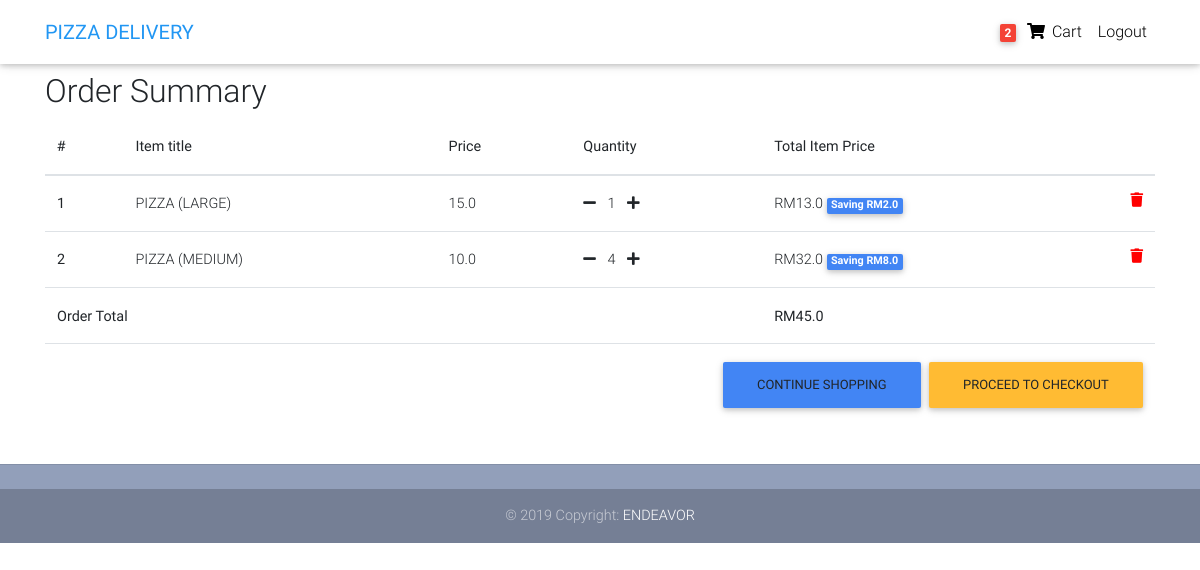
Page /order-summary/ (signed in) on the committed database.
### core/models.py (models this page shows, shortened)
class Order(models.Model):
    user = models.ForeignKey(settings.AUTH_USER_MODEL,
                             on_delete=models.CASCADE)
    ref_code = models.CharField(max_length=20, blank=True, null=True)
    items = models.ManyToManyField(OrderItem)
    start_date = models.DateTimeField(auto_now_add=True)
    ordered_date = models.DateTimeField()
    ordered = models.BooleanField(default=False)
    shipping_address = models.ForeignKey(
        'Address', related_name='shipping_address', on_delete=models.SET_NULL, blank=True, null=True)
    billing_address = models.ForeignKey(
        'Address', related_name='billing_address', on_delete=models.SET_NULL, blank=True, null=True)
    payment = models.ForeignKey(
        'Payment', on_delete=models.SET_NULL, blank=True, null=True)
    coupon = models.ForeignKey(
        'Coupon', on_delete=models.SET_NULL, blank=True, null=True)
    being_delivered = models.BooleanField(default=False)
    received = models.BooleanField(default=False)
    refund_requested = models.BooleanField(default=False)
    refund_granted = models.BooleanField(default=False)
    '''
    1. Item added to cart
    2. Adding a billing address
    (Failed checkout)
    3. Payment
    (Preprocessing, processing, packaging etc.)
    4. Being delivered
    5. Received
    6. Refunds
    '''
    def get_total(self):
        total = 0
        for order_item in self.items.all():
            total += order_item.get_final_price()
        if self.coupon:
            total -= self.coupon.amount
        return total

class OrderItem(models.Model):
    user = models.ForeignKey(settings.AUTH_USER_MODEL,
                             on_delete=models.CASCADE)
    ordered = models.BooleanField(default=False)
    item = models.ForeignKey(Item, on_delete=models.CASCADE)
    quantity = models.IntegerField(default=1)
    def get_total_item_price(self):
        return self.quantity * self.item.price
    def get_total_discount_item_price(self):
        return self.quantity * self.item.discount_price
    def get_amount_saved(self):
        return self.get_total_item_price() - self.get_total_discount_item_price()
    def get_final_price(self):
        if self.item.discount_price:
            return self.get_total_discount_item_price()
        return self.get_total_item_price()

class Item(models.Model):
    title = models.CharField(max_length=100)
    price = models.FloatField()
    discount_price = models.FloatField(blank=True, null=True)
    category = models.CharField(choices=CATEGORY_CHOICES, max_length=2)
    label = models.CharField(choices=LABEL_CHOICES, max_length=1)
    slug = models.SlugField()
    description = models.TextField()
    image = models.ImageField()

### core/views.py (the view)
# urls.py: path('order-summary/', OrderSummaryView.as_view(), name='order-summary'),
class OrderSummaryView(LoginRequiredMixin, View):
    def get(self, *args, **kwargs):
        try:
            order = Order.objects.get(user=self.request.user, ordered=False)
            context = {
                'object': order
            }
            return render(self.request, 'order_summary.html', context)
        except ObjectDoesNotExist:
            messages.warning(self.request, "You do not have an active order")
            return redirect("/")

### core/templatetags/cart_template_tags.py (called while the page is built)
@register.filter
def cart_item_count(user):
    if user.is_authenticated:
        qs = Order.objects.filter(user=user, ordered=False)
        if qs.exists():
            return qs[0].items.count()
    return 0

### templates/order_summary.html (shortened to what this page needs)
{% extends "base.html" %}
{% block content %}
<main>
    <div class="container">
        <div class="table-responsive text-nowrap">
            <h2>Order Summary</h2>
            <table class="table">
                <thead>
                    <tr>
                        <th scope="col">#</th>
                        <th scope="col">Item title</th>
                        <th scope="col">Price</th>
                        <th scope="col">Quantity</th>
                        <th scope="col">Total Item Price</th>
                    </tr>
                </thead>
                <tbody>
                    {% for order_item in object.items.all %}
                    <tr>
                        <th scope="row">{{ forloop.counter }}</th>
                        <td>{{ order_item.item.title }}</td>
                        <td>{{ order_item.item.price }}</td>
                        <td>
                            <a href="{% url 'core:remove-single-item-from-cart' order_item.item.slug %}"><i
                                    class="fas fa-minus mr-2"></i></a>
                            {{ order_item.quantity }}
                            <a href="{% url 'core:add-to-cart' order_item.item.slug %}"><i
                                    class="fas fa-plus ml-2"></i></a>
                        </td>
                        <td>
                            {% if order_item.item.discount_price %}
                            RM{{ order_item.get_total_discount_item_price }}
                            <span class="badge badge-primary">Saving RM{{ order_item.get_amount_saved }}</span>
                            {% else %}
                            RM{{ order_item.get_total_item_price }}
                            {% endif %}
                            <a style='color: red;' href="{% url 'core:remove-from-cart' order_item.item.slug %}">
                                <i class="fas fa-trash float-right"></i>
                            </a>
                        </td>
                    </tr>
                    {% endfor %}
                    {% if object.get_total %}
                    <tr>
                        <td colspan="4"><b>Order Total</b></td>
                        <td><b>RM{{ object.get_total }}</b></td>
                    </tr>
                    <tr>
                        <td colspan="5">
                            <a class='btn btn-warning float-right ml-2' href='/checkout/'>Proceed to checkout</a>
                            <a class='btn btn-primary float-right' href='/'>Continue shopping</a>
                        </td>
                    </tr>
                    {% endif %}
                </tbody>
            </table>
        </div>
    </div>
</main>
{% endblock content %}

### templates/base.html (shortened to what this page needs)
{% load static %}
<!DOCTYPE html>
<html lang="en">
<head>
  <link rel="stylesheet" href="https://use.fontawesome.com/releases/v5.8.1/css/all.css">
  <link href="{% static 'css/bootstrap.min.css' %}" rel="stylesheet">
  <link href="{% static 'css/mdb.min.css' %}" rel="stylesheet">
  <link href="{% static 'css/style.min.css' %}" rel="stylesheet">
</head>
{% include "navbar.html" %}
<body>
  <div class="mt-5 pt-4">
  </div>
  {% block content %}
  {% endblock content %}
  {% include "footer.html" %}
</body>
</html>

### templates/navbar.html (shortened to what this page needs)
{% load cart_template_tags %}
<nav class="navbar fixed-top navbar-expand-lg navbar-light white scrolling-navbar">
  <div class="container">
    <a class="navbar-brand waves-effect" href="/">
      <strong class="blue-text">PIZZA DELIVERY</strong>
    </a>
    <div class="collapse navbar-collapse" id="navbarSupportedContent">
      <ul class="navbar-nav nav-flex-icons">
        {% if request.user.is_authenticated %}
        <li class="nav-item">
          <a href="{% url 'core:order-summary' %}" class="nav-link waves-effect">
            <span class="badge red z-depth-1 mr-1"> {{ request.user|cart_item_count }} </span>
            <i class="fas fa-shopping-cart"></i>
            <span class="clearfix d-none d-sm-inline-block"> Cart </span>
          </a>
        </li>
        <li class="nav-item">
          <a class="nav-link waves-effect" href="{% url 'account_logout' %}">
            <span class="clearfix d-none d-sm-inline-block"> Logout </span>
          </a>
        </li>
        {% endif %}
      </ul>
    </div>
  </div>
</nav>

### templates/footer.html
<footer class="page-footer text-center font-small mt-4 wow fadeIn">
  <hr class="my-4">
  <div class="footer-copyright py-3">
    © 2019 Copyright:
    <a href="https://github.com/Faisal0801/software_engineering/tree/master/PIZZA_DELIVERY_SYSTEM" target="_blank">
      ENDEAVOR </a>
  </div>
</footer>

### templates/scripts.html (shortened to what this page needs)
{% load static %}

### templates/base.html (style rules this page uses)
html, body, header, .carousel { height: 60vh; }

### rows in the picture
OrderItem: item "PIZZA (LARGE)", item.price "15.0", quantity "1", get_total_discount_item_price "13.0", get_amount_saved "2.0"
OrderItem: item "PIZZA (MEDIUM)", item.price "10.0", quantity "4", get_total_discount_item_price "32.0", get_amount_saved "8.0"
Order: get_total "45.0"

### other values in the picture
{{ request.user|cart_item_count }} "2"
